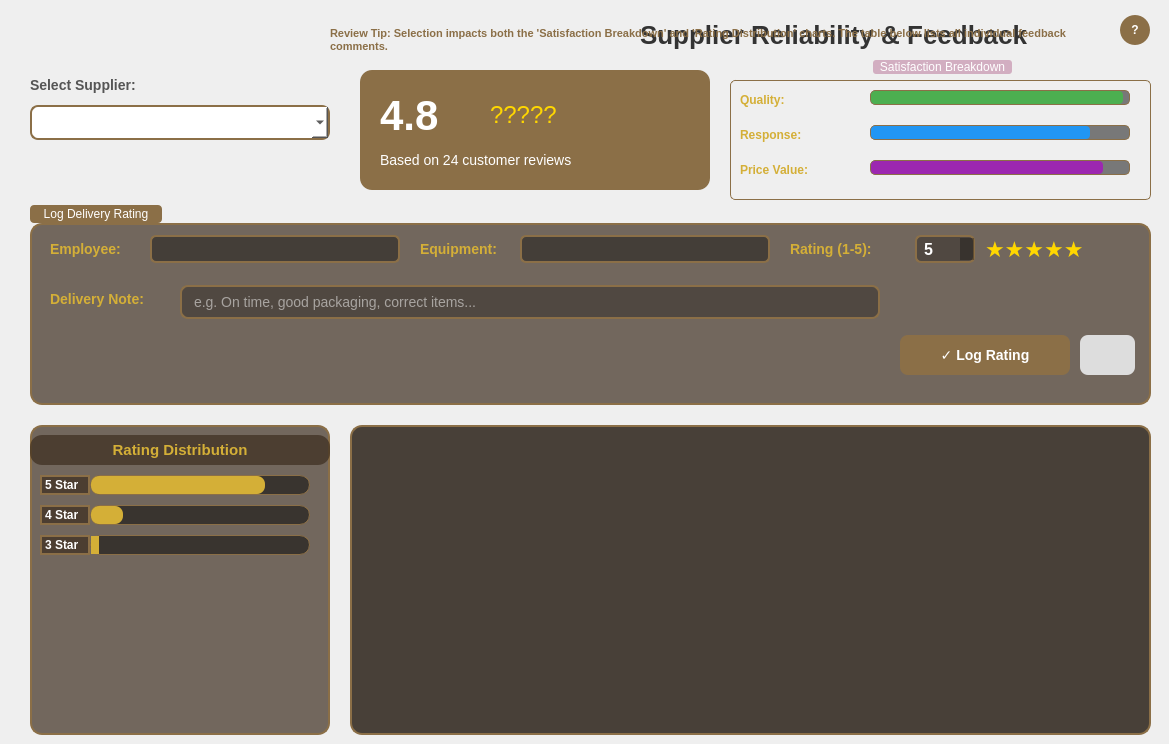
   <widget class="QWidget" name="tab_reviews">
    <attribute name="title">
     <string>Supplier Reviews</string>
    </attribute>
    <widget class="QLabel" name="lbl_reviews_title">
     <property name="geometry">
      <rect>
       <x>640</x>
       <y>15</y>
       <width>520</width>
       <height>40</height>
      </rect>
     </property>
     <property name="styleSheet">
      <string notr="true">font-size: 26px; font-weight: bold; color: #333; background: transparent;</string>
     </property>
     <property name="text">
      <string>Supplier Reliability &amp; Feedback</string>
     </property>
    </widget>
    <widget class="QToolButton" name="btn_help_reviews">
     <property name="geometry">
      <rect>
       <x>1120</x>
       <y>15</y>
       <width>30</width>
       <height>30</height>
      </rect>
     </property>
     <property name="styleSheet">
      <string notr="true">QToolButton { background-color: #8B6F47; border-radius: 15px; color: white; font-weight: bold; border: none; }
      QToolButton:checked { background-color: white; color: #8B6F47; border: 2px solid #8B6F47; }</string>
     </property>
     <property name="text">
      <string>?</string>
     </property>
     <property name="checkable">
      <bool>true</bool>
     </property>
    </widget>
    <widget class="QLabel" name="lbl_hint_reviews">
     <property name="geometry">
      <rect>
       <x>330</x>
       <y>15</y>
       <width>780</width>
       <height>50</height>
      </rect>
     </property>
     <property name="visible">
      <bool>false</bool>
     </property>
     <property name="styleSheet">
      <string notr="true">color: #8B6F47; font-weight: bold; font-size: 11px;</string>
     </property>
     <property name="text">
      <string>Review Tip: Selection impacts both the 'Satisfaction Breakdown' and 'Rating Distribution' charts. The table below lists all individual feedback comments.</string>
     </property>
    <property name="wordWrap">
     <bool>true</bool>
    </property>
    </widget>
    <widget class="QLabel" name="lbl_select_supplier">
     <property name="geometry">
      <rect>
       <x>30</x>
       <y>70</y>
       <width>200</width>
       <height>30</height>
      </rect>
     </property>
     <property name="styleSheet">
      <string notr="true">font-size: 14px; font-weight: bold; color: #555;</string>
     </property>
     <property name="text">
      <string>Select Supplier:</string>
     </property>
    </widget>
    <widget class="QComboBox" name="cb_supplier_reviews">
     <property name="geometry">
      <rect>
       <x>30</x>
       <y>105</y>
       <width>300</width>
       <height>35</height>
      </rect>
     </property>
     <property name="styleSheet">
      <string notr="true">border: 2px solid #8B6F47; border-radius: 8px; padding: 5px; background: white;</string>
     </property>
    </widget>
    <widget class="QFrame" name="frame_rating_header">
     <property name="geometry">
      <rect>
       <x>360</x>
       <y>70</y>
       <width>350</width>
       <height>120</height>
      </rect>
     </property>
     <property name="styleSheet">
      <string notr="true">background-color: #8B6F47; border-radius: 12px; color: white;</string>
     </property>
     <widget class="QLabel" name="lbl_avg_score">
      <property name="geometry">
       <rect>
        <x>20</x>
        <y>20</y>
        <width>100</width>
        <height>50</height>
       </rect>
      </property>
      <property name="styleSheet">
       <string notr="true">font-size: 42px; font-weight: bold; border: none;</string>
      </property>
      <property name="text">
       <string>4.8</string>
      </property>
     </widget>
     <widget class="QLabel" name="lbl_stars_row">
      <property name="geometry">
       <rect>
        <x>130</x>
        <y>30</y>
        <width>200</width>
        <height>30</height>
       </rect>
      </property>
      <property name="styleSheet">
       <string notr="true">font-size: 24px; color: #FFD700; border: none; font-family: 'Segoe UI Symbol', 'Arial';</string>
      </property>
      <property name="text">
       <string>?????</string>
      </property>
     </widget>
     <widget class="QLabel" name="lbl_review_count">
      <property name="geometry">
       <rect>
        <x>20</x>
        <y>75</y>
        <width>310</width>
        <height>30</height>
       </rect>
      </property>
      <property name="styleSheet">
       <string notr="true">font-size: 14px; opacity: 0.9; border: none;</string>
      </property>
      <property name="text">
       <string>Based on 24 customer reviews</string>
      </property>
     </widget>
    </widget>
    <widget class="QGroupBox" name="group_feedback_breakdown">
     <property name="geometry">
      <rect>
       <x>730</x>
       <y>60</y>
       <width>421</width>
       <height>140</height>
      </rect>
     </property>
     <property name="styleSheet">
      <string notr="true">QGroupBox { background-color: transparent; border: 1px solid #8B6F47; border-radius: 5px; margin-top: 20px; }
    QGroupBox::title { subcontrol-origin: margin; subcontrol-position: top center; padding: 0 5px; background-color: rgb(210, 174, 193); font-weight: bold; color: white; border-radius: 3px; }</string>
     </property>
     <property name="title">
      <string>Satisfaction Breakdown</string>
     </property>
     <widget class="QLabel" name="lbl_cat_quality">
      <property name="geometry">
       <rect>
        <x>10</x>
        <y>30</y>
        <width>120</width>
        <height>20</height>
       </rect>
      </property>
      <property name="styleSheet">
       <string notr="true">color: #D4AF37; font-weight: bold;</string>
      </property>
      <property name="text">
       <string>Quality:</string>
      </property>
     </widget>
     <widget class="QProgressBar" name="pb_review_quality">
      <property name="geometry">
       <rect>
        <x>140</x>
        <y>30</y>
        <width>260</width>
        <height>15</height>
       </rect>
      </property>
      <property name="styleSheet">
       <string notr="true">QProgressBar { background-color: rgba(0,0,0,0.5); border: 1px solid #8B6F47; border-radius: 5px; text-align: right; color: transparent; }
QProgressBar::chunk { background-color: #4CAF50; border-radius: 4px; }</string>
      </property>
      <property name="value">
       <number>98</number>
      </property>
     </widget>
     <widget class="QLabel" name="lbl_cat_response">
      <property name="geometry">
       <rect>
        <x>10</x>
        <y>65</y>
        <width>120</width>
        <height>20</height>
       </rect>
      </property>
      <property name="styleSheet">
       <string notr="true">color: #D4AF37; font-weight: bold;</string>
      </property>
      <property name="text">
       <string>Response:</string>
      </property>
     </widget>
     <widget class="QProgressBar" name="pb_review_response">
      <property name="geometry">
       <rect>
        <x>140</x>
        <y>65</y>
        <width>260</width>
        <height>15</height>
       </rect>
      </property>
      <property name="styleSheet">
       <string notr="true">QProgressBar { background-color: rgba(0,0,0,0.5); border: 1px solid #8B6F47; border-radius: 5px; text-align: right; color: transparent; }
QProgressBar::chunk { background-color: #2196F3; border-radius: 4px; }</string>
      </property>
      <property name="value">
       <number>85</number>
      </property>
     </widget>
     <widget class="QLabel" name="lbl_cat_price">
      <property name="geometry">
       <rect>
        <x>10</x>
        <y>100</y>
        <width>120</width>
        <height>20</height>
       </rect>
      </property>
      <property name="styleSheet">
       <string notr="true">color: #D4AF37; font-weight: bold;</string>
      </property>
      <property name="text">
       <string>Price Value:</string>
      </property>
     </widget>
     <widget class="QProgressBar" name="pb_review_price">
      <property name="geometry">
       <rect>
        <x>140</x>
        <y>100</y>
        <width>260</width>
        <height>15</height>
       </rect>
      </property>
      <property name="styleSheet">
       <string notr="true">QProgressBar { background-color: rgba(0,0,0,0.5); border: 1px solid #8B6F47; border-radius: 5px; text-align: right; color: transparent; }
QProgressBar::chunk { background-color: #9C27B0; border-radius: 4px; }</string>
      </property>
      <property name="value">
       <number>90</number>
      </property>
     </widget>
    </widget>
    <widget class="QGroupBox" name="group_submit_review">
     <property name="geometry">
      <rect>
       <x>30</x>
       <y>205</y>
       <width>1121</width>
       <height>200</height>
      </rect>
     </property>
     <property name="styleSheet">
      <string notr="true">QGroupBox { background-color: rgba(60, 45, 30, 0.7); border: 2px solid #8B6F47; border-radius: 12px; margin-top: 18px; color: white; }
    QGroupBox::title { subcontrol-origin: margin; subcontrol-position: top left; padding: 2px 12px; background-color: #8B6F47; font-weight: bold; color: white; border-radius: 4px; }</string>
     </property>
     <property name="title">
      <string>Log Delivery Rating</string>
     </property>
     <widget class="QLabel" name="lbl_employee_label">
      <property name="geometry">
       <rect>
        <x>20</x>
        <y>30</y>
        <width>100</width>
        <height>28</height>
       </rect>
      </property>
      <property name="styleSheet">
       <string notr="true">font-size: 14px; font-weight: bold; color: #D4AF37;</string>
      </property>
      <property name="text">
       <string>Employee:</string>
      </property>
     </widget>
     <widget class="QComboBox" name="cb_employee_rating">
      <property name="geometry">
       <rect>
        <x>120</x>
        <y>30</y>
        <width>250</width>
        <height>28</height>
       </rect>
      </property>
      <property name="styleSheet">
       <string notr="true">QComboBox { border: 2px solid #8B6F47; border-radius: 6px; padding: 2px 5px; background: rgba(0,0,0,0.4); color: white; font-size: 13px; }
QComboBox::drop-down { border: none; width: 25px; }
QComboBox::down-arrow { image: none; border-left: 5px solid transparent; border-right: 5px solid transparent; border-top: 5px solid #8B6F47; margin-top: 2px; }
QComboBox QAbstractItemView { background-color: #332211; color: white; selection-background-color: #8B6F47; outline: none; }</string>
      </property>
     </widget>
     <widget class="QLabel" name="lbl_equipment_label">
      <property name="geometry">
       <rect>
        <x>390</x>
        <y>30</y>
        <width>100</width>
        <height>28</height>
       </rect>
      </property>
      <property name="styleSheet">
       <string notr="true">font-size: 14px; font-weight: bold; color: #D4AF37;</string>
      </property>
      <property name="text">
       <string>Equipment:</string>
      </property>
     </widget>
     <widget class="QComboBox" name="cb_equipment_rating">
      <property name="geometry">
       <rect>
        <x>490</x>
        <y>30</y>
        <width>250</width>
        <height>28</height>
       </rect>
      </property>
      <property name="styleSheet">
       <string notr="true">QComboBox { border: 2px solid #8B6F47; border-radius: 6px; padding: 2px 5px; background: rgba(0,0,0,0.4); color: white; font-size: 13px; }
QComboBox::drop-down { border: none; width: 25px; }
QComboBox::down-arrow { image: none; border-left: 5px solid transparent; border-right: 5px solid transparent; border-top: 5px solid #8B6F47; margin-top: 2px; }
QComboBox QAbstractItemView { background-color: #332211; color: white; selection-background-color: #8B6F47; outline: none; }</string>
      </property>
     </widget>
     <widget class="QLabel" name="lbl_rating_label">
      <property name="geometry">
       <rect>
        <x>760</x>
        <y>30</y>
        <width>120</width>
        <height>28</height>
       </rect>
      </property>
      <property name="styleSheet">
       <string notr="true">font-size: 14px; font-weight: bold; color: #D4AF37;</string>
      </property>
      <property name="text">
       <string>Rating (1-5):</string>
      </property>
     </widget>
     <widget class="QSpinBox" name="sb_rating">
      <property name="geometry">
       <rect>
        <x>885</x>
        <y>30</y>
        <width>60</width>
        <height>28</height>
       </rect>
      </property>
      <property name="styleSheet">
       <string notr="true">font-size: 16px; font-weight: bold; border: 2px solid #8B6F47; border-radius: 6px; padding: 2px 5px; background: rgba(0,0,0,0.3); color: white;</string>
      </property>
      <property name="minimum">
       <number>1</number>
      </property>
      <property name="maximum">
       <number>5</number>
      </property>
      <property name="value">
       <number>5</number>
      </property>
     </widget>
     <widget class="QLabel" name="lbl_rating_stars">
      <property name="geometry">
       <rect>
        <x>955</x>
        <y>28</y>
        <width>150</width>
        <height>32</height>
       </rect>
      </property>
      <property name="styleSheet">
       <string notr="true">font-size: 22px; color: #FFD700; font-family: 'Segoe UI Symbol', 'Arial';</string>
      </property>
      <property name="text">
       <string>&#9733;&#9733;&#9733;&#9733;&#9733;</string>
      </property>
     </widget>
     <widget class="QLabel" name="lbl_comment_label">
      <property name="geometry">
       <rect>
        <x>20</x>
        <y>80</y>
        <width>120</width>
        <height>28</height>
       </rect>
      </property>
      <property name="styleSheet">
       <string notr="true">font-size: 14px; font-weight: bold; color: #D4AF37;</string>
      </property>
      <property name="text">
       <string>Delivery Note:</string>
      </property>
     </widget>
     <widget class="QLineEdit" name="le_comment">
      <property name="geometry">
       <rect>
        <x>150</x>
        <y>80</y>
        <width>700</width>
        <height>34</height>
       </rect>
      </property>
      <property name="styleSheet">
       <string notr="true">border: 2px solid #8B6F47; border-radius: 8px; padding: 4px 10px; font-size: 14px; background: rgba(0,0,0,0.3); color: white;</string>
      </property>
      <property name="placeholderText">
       <string>e.g. On time, good packaging, correct items...</string>
      </property>
     </widget>
     <widget class="QPushButton" name="btn_submit_review">
      <property name="geometry">
       <rect>
        <x>870</x>
        <y>130</y>
        <width>170</width>
        <height>40</height>
       </rect>
      </property>
      <property name="styleSheet">
       <string notr="true">QPushButton { background-color: #8B6F47; color: white; font-weight: bold; font-size: 14px; border-radius: 8px; border: none; }
        QPushButton:hover { background-color: #A0825A; }
        QPushButton:pressed { background-color: #6B5030; }</string>
      </property>
      <property name="text">
       <string>&#10003; Log Rating</string>
      </property>
     </widget>
     <widget class="QPushButton" name="btn_refresh_reviews">
      <property name="geometry">
       <rect>
        <x>1050</x>
        <y>130</y>
        <width>55</width>
        <height>40</height>
       </rect>
      </property>
      <property name="styleSheet">
       <string notr="true">QPushButton { background-color: #DDD; color: #555; font-weight: bold; font-size: 18px; border-radius: 8px; border: none; }
        QPushButton:hover { background-color: #CCC; }</string>
      </property>
      <property name="text">
       <string/>
      </property>
      <property name="icon">
       <iconset resource="resources.qrc">
        <normaloff>:/assets/refresh.png</normaloff>:/assets/refresh.png</iconset>
       </property>
      <property name="iconSize">
       <size>
        <width>24</width>
        <height>24</height>
       </size>
      </property>
      <property name="toolTip">
       <string>Refresh ratings</string>
      </property>
     </widget>
    </widget>
    <widget class="QFrame" name="frame_distribution">
     <property name="geometry">
      <rect>
       <x>30</x>
       <y>425</y>
       <width>300</width>
       <height>310</height>
      </rect>
     </property>
     <property name="styleSheet">
      <string notr="true">background: rgba(60, 45, 30, 0.7); border: 2px solid #8B6F47; border-radius: 12px;</string>
     </property>
     <widget class="QLabel" name="lbl_dist_title">
      <property name="geometry">
       <rect>
        <x>0</x>
        <y>10</y>
        <width>300</width>
        <height>30</height>
       </rect>
      </property>
      <property name="styleSheet">
       <string notr="true">font-weight: bold; color: #D4AF37; border: none; font-size: 15px;</string>
      </property>
      <property name="text">
       <string>Rating Distribution</string>
      </property>
      <property name="alignment">
       <set>Qt::AlignmentFlag::AlignCenter</set>
      </property>
     </widget>
     <widget class="QLabel" name="lbl_row_5">
      <property name="geometry">
       <rect>
        <x>10</x>
        <y>50</y>
        <width>50</width>
        <height>20</height>
       </rect>
      </property>
      <property name="styleSheet">
       <string notr="true">color: white; font-weight: bold;</string>
      </property>
      <property name="text">
       <string>5 Star</string>
      </property>
     </widget>
     <widget class="QProgressBar" name="pb_dist_5">
      <property name="geometry">
       <rect>
        <x>60</x>
        <y>50</y>
        <width>220</width>
        <height>20</height>
       </rect>
      </property>
      <property name="styleSheet">
       <string notr="true">QProgressBar { background-color: rgba(0,0,0,0.5); border: 1px solid #8B6F47; border-radius: 10px; text-align: right; color: transparent; }
QProgressBar::chunk { background-color: #D4AF37; border-radius: 8px; }</string>
      </property>
      <property name="value">
       <number>80</number>
      </property>
     </widget>
     <widget class="QLabel" name="lbl_row_4">
      <property name="geometry">
       <rect>
        <x>10</x>
        <y>80</y>
        <width>50</width>
        <height>20</height>
       </rect>
      </property>
      <property name="styleSheet">
       <string notr="true">color: white; font-weight: bold;</string>
      </property>
      <property name="text">
       <string>4 Star</string>
      </property>
     </widget>
     <widget class="QProgressBar" name="pb_dist_4">
      <property name="geometry">
       <rect>
        <x>60</x>
        <y>80</y>
        <width>220</width>
        <height>20</height>
       </rect>
      </property>
      <property name="styleSheet">
       <string notr="true">QProgressBar { background-color: rgba(0,0,0,0.5); border: 1px solid #8B6F47; border-radius: 10px; text-align: right; color: transparent; }
QProgressBar::chunk { background-color: #D4AF37; border-radius: 8px; }</string>
      </property>
      <property name="value">
       <number>15</number>
      </property>
     </widget>
     <widget class="QLabel" name="lbl_row_3">
      <property name="geometry">
       <rect>
        <x>10</x>
        <y>110</y>
        <width>50</width>
        <height>20</height>
       </rect>
      </property>
      <property name="styleSheet">
       <string notr="true">color: white; font-weight: bold;</string>
      </property>
      <property name="text">
       <string>3 Star</string>
      </property>
     </widget>
     <widget class="QProgressBar" name="pb_dist_3">
      <property name="geometry">
       <rect>
        <x>60</x>
        <y>110</y>
        <width>220</width>
        <height>20</height>
       </rect>
      </property>
      <property name="styleSheet">
       <string notr="true">QProgressBar { background-color: rgba(0,0,0,0.5); border: 1px solid #8B6F47; border-radius: 10px; text-align: right; color: transparent; }
QProgressBar::chunk { background-color: #D4AF37; border-radius: 8px; }</string>
      </property>
      <property name="value">
       <number>4</number>
      </property>
     </widget>
     <widget class="QLabel" name="lbl_dist_insight">
      <property name="geometry">
       <rect>
        <x>10</x>
        <y>450</y>
        <width>280</width>
        <height>60</height>
       </rect>
      </property>
      <property name="styleSheet">
       <string notr="true">color: #4CAF50; font-style: italic; border: none; font-weight: bold;</string>
      </property>
      <property name="text">
       <string>Trend: Positive feedback has increased by 12% in the last 30 days.</string>
      </property>
      <property name="wordWrap">
       <bool>true</bool>
      </property>
     </widget>
    </widget>
    <widget class="QTableView" name="table_reviews">
     <property name="geometry">
      <rect>
       <x>350</x>
       <y>425</y>
       <width>801</width>
       <height>310</height>
      </rect>
     </property>
     <property name="styleSheet">
      <string notr="true">
       QTableView { background-color: rgba(30, 20, 10, 0.8); border: 2px solid #8B6F47; border-radius: 12px; gridline-color: #444; color: white; selection-background-color: #8B6F47; }
       QHeaderView::section { background-color: #8B6F47; color: white; font-weight: bold; border: none; padding: 10px; }
      </string>
     </property>
    </widget>
   </widget>
